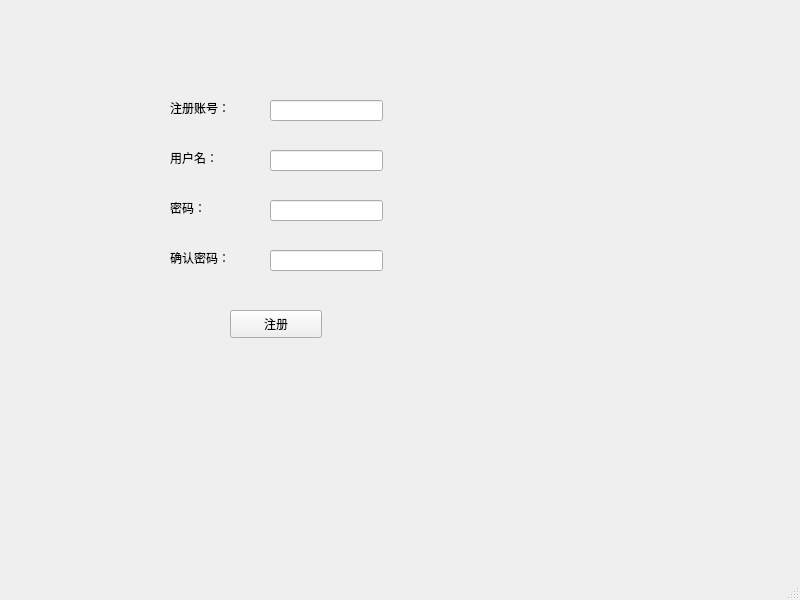
<?xml version="1.0" encoding="UTF-8"?>
<ui version="4.0">
 <class>MainWindow</class>
 <widget class="QMainWindow" name="MainWindow">
  <property name="geometry">
   <rect>
    <x>0</x>
    <y>0</y>
    <width>800</width>
    <height>600</height>
   </rect>
  </property>
  <property name="windowTitle">
   <string>MainWindow</string>
  </property>
  <widget class="QWidget" name="centralwidget">
   <widget class="QLineEdit" name="lineEdit">
    <property name="geometry">
     <rect>
      <x>270</x>
      <y>100</y>
      <width>113</width>
      <height>21</height>
     </rect>
    </property>
   </widget>
   <widget class="QLineEdit" name="lineEdit_2">
    <property name="geometry">
     <rect>
      <x>270</x>
      <y>150</y>
      <width>113</width>
      <height>21</height>
     </rect>
    </property>
   </widget>
   <widget class="QLineEdit" name="lineEdit_3">
    <property name="geometry">
     <rect>
      <x>270</x>
      <y>200</y>
      <width>113</width>
      <height>21</height>
     </rect>
    </property>
   </widget>
   <widget class="QLineEdit" name="lineEdit_4">
    <property name="geometry">
     <rect>
      <x>270</x>
      <y>250</y>
      <width>113</width>
      <height>21</height>
     </rect>
    </property>
   </widget>
   <widget class="QLabel" name="label">
    <property name="geometry">
     <rect>
      <x>170</x>
      <y>100</y>
      <width>72</width>
      <height>15</height>
     </rect>
    </property>
    <property name="text">
     <string>注册账号：</string>
    </property>
   </widget>
   <widget class="QLabel" name="label_2">
    <property name="geometry">
     <rect>
      <x>170</x>
      <y>150</y>
      <width>72</width>
      <height>15</height>
     </rect>
    </property>
    <property name="text">
     <string>用户名：</string>
    </property>
   </widget>
   <widget class="QLabel" name="label_3">
    <property name="geometry">
     <rect>
      <x>170</x>
      <y>200</y>
      <width>72</width>
      <height>15</height>
     </rect>
    </property>
    <property name="text">
     <string>密码：</string>
    </property>
   </widget>
   <widget class="QLabel" name="label_4">
    <property name="geometry">
     <rect>
      <x>170</x>
      <y>250</y>
      <width>72</width>
      <height>15</height>
     </rect>
    </property>
    <property name="text">
     <string>确认密码：</string>
    </property>
   </widget>
   <widget class="QPushButton" name="pushButton_enroll">
    <property name="geometry">
     <rect>
      <x>230</x>
      <y>310</y>
      <width>92</width>
      <height>28</height>
     </rect>
    </property>
    <property name="text">
     <string>注册</string>
    </property>
   </widget>
  </widget>
  <widget class="QMenuBar" name="menubar">
   <property name="geometry">
    <rect>
     <x>0</x>
     <y>0</y>
     <width>800</width>
     <height>26</height>
    </rect>
   </property>
  </widget>
  <widget class="QStatusBar" name="statusbar"/>
 </widget>
 <resources/>
 <connections/>
</ui>
